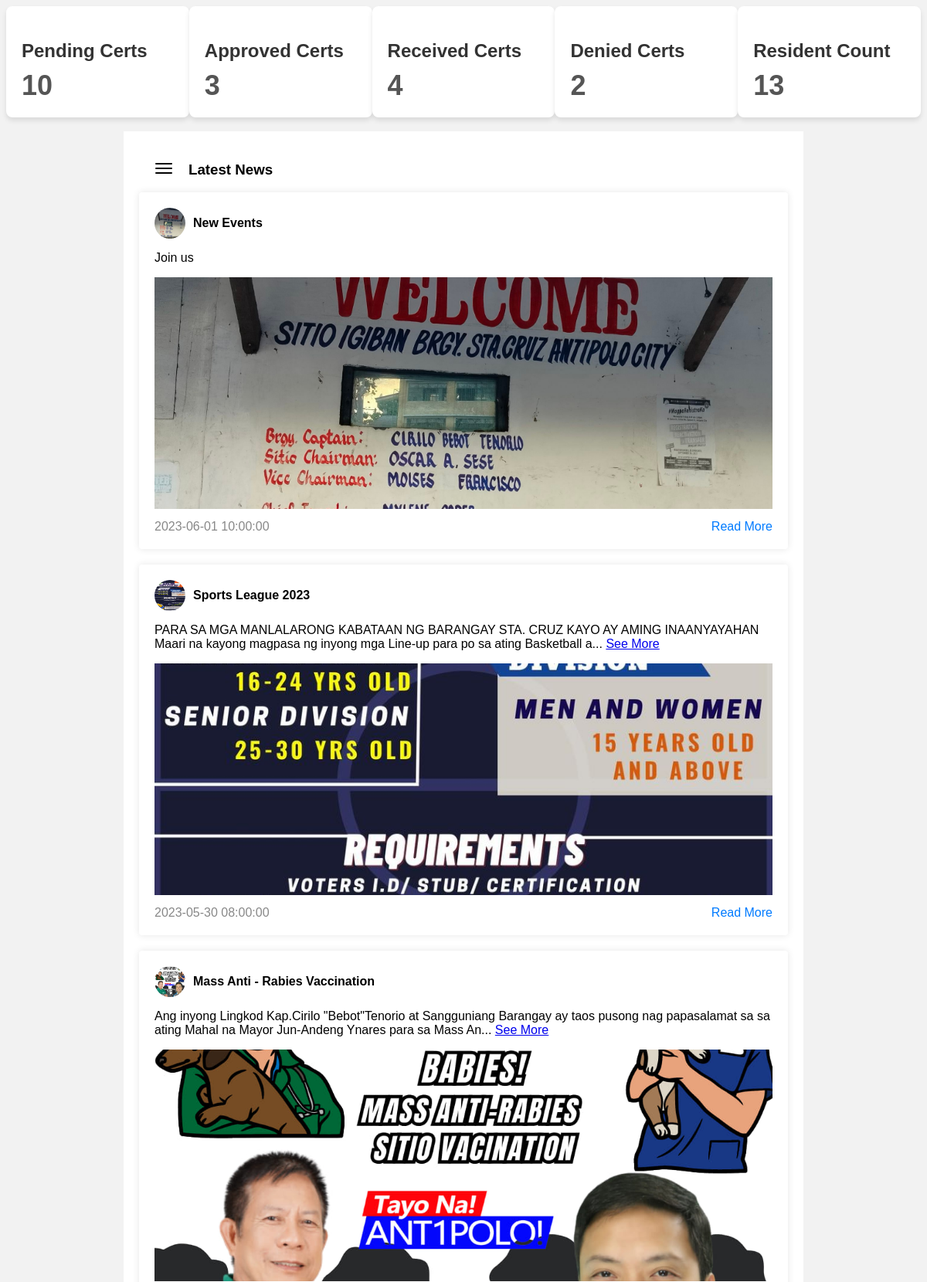
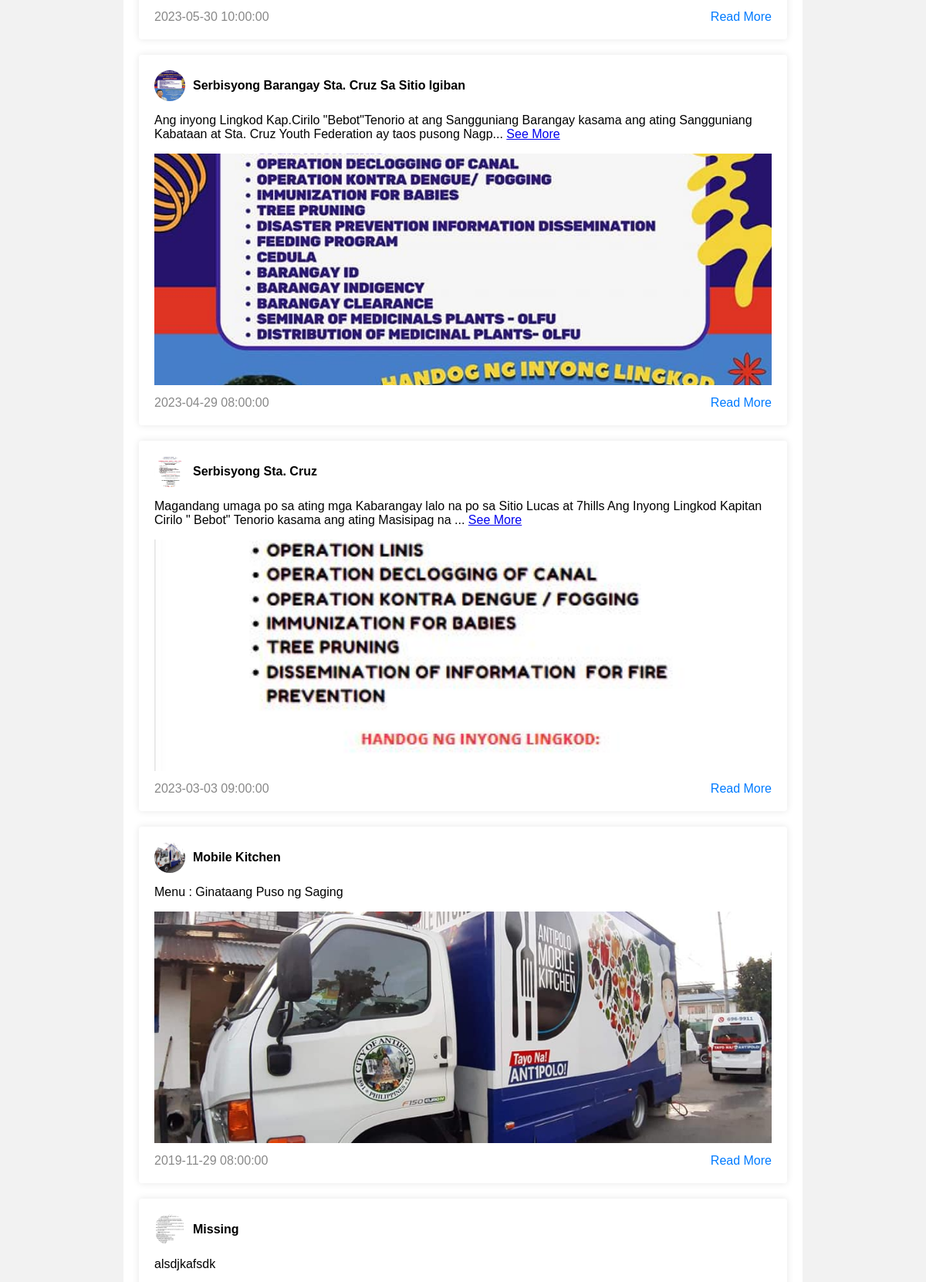
The app's page /Admin/functions/NewsUpdate/ShowNews.php (upper part) with its own data (2 pictures, top to bottom).
### tables this page shows
CREATE TABLE `news_events` (
  `id` int(11) NOT NULL AUTO_INCREMENT,
  `title` varchar(100) DEFAULT NULL,
  `description` text DEFAULT NULL,
  `image` varchar(100) DEFAULT NULL,
  `type` varchar(20) DEFAULT NULL,
  `date` date DEFAULT NULL,
  `time` time DEFAULT NULL,
  `status` varchar(50) DEFAULT NULL,
  `contact_person` varchar(50) DEFAULT NULL,
  `organizer` varchar(50) DEFAULT NULL,
  `location` varchar(100) DEFAULT NULL,
  `date_created` datetime DEFAULT NULL,
  `date_updated` datetime NOT NULL,
  `active` int(1) DEFAULT 1,
  PRIMARY KEY (`id`,`date_updated`)
);

### Admin/functions/NewsUpdate/ShowNews.php (the view, shortened to what this page needs)
<!DOCTYPE html>
<html>
<head>
</head>
<body style="justify-content: center;
    flex-direction: column;">
<?php
include_once '../../../db.php';
function getStatusCount($conn, $status) {
    $sql = "SELECT COUNT(*) AS count FROM `finance_clearance_issued` WHERE status='$status'";
    $result = $conn->query($sql);
    if ($result && $result->num_rows > 0) {
        $row = $result->fetch_assoc();
        return $row['count'];
    } else {
        return 0;
    }
}
$pendingCount = getStatusCount($conn, 'Pending');
$approvedCount = getStatusCount($conn, 'Approved');
$receivedCount = getStatusCount($conn, 'Received');
$deniedCount = getStatusCount($conn, 'Denied');
$residentQuery = "SELECT COUNT(*) AS count FROM `users`";
$residentResult = $conn->query($residentQuery);
if ($residentResult && $residentResult->num_rows > 0) {
    $residentRow = $residentResult->fetch_assoc();
    $residentCount = $residentRow['count'];
} else {
    $residentCount = 0;
}
?><div style="display:flex;justify-content: space-around;">
<div style="background-color: #ffffff;width:200px; padding: 20px; border-radius: 8px; box-shadow: 0px 4px 6px rgba(0, 0, 0, 0.1);">
    <h3 style="margin-bottom: 10px; color: #333333; font-size: 24px; font-weight: bold;">Pending Certs</h3>
    <p style="margin: 0; color: #555555; font-size: 36px; font-weight: bold;"><?php echo $pendingCount; ?></p>
</div>
<div style="background-color: #ffffff;width:200px; padding: 20px; border-radius: 8px; box-shadow: 0px 4px 6px rgba(0, 0, 0, 0.1);">
    <h3 style="margin-bottom: 10px; color: #333333; font-size: 24px; font-weight: bold;">Approved Certs</h3>
    <p style="margin: 0; color: #555555; font-size: 36px; font-weight: bold;"><?php echo $approvedCount; ?></p>
</div>
<div style="background-color: #ffffff;width:200px; padding: 20px; border-radius: 8px; box-shadow: 0px 4px 6px rgba(0, 0, 0, 0.1);">
    <h3 style="margin-bottom: 10px; color: #333333; font-size: 24px; font-weight: bold;">Received Certs</h3>
    <p style="margin: 0; color: #555555; font-size: 36px; font-weight: bold;"><?php echo $receivedCount; ?></p>
</div>
<div style="background-color: #ffffff;width:200px; padding: 20px; border-radius: 8px; box-shadow: 0px 4px 6px rgba(0, 0, 0, 0.1);">
    <h3 style="margin-bottom: 10px; color: #333333; font-size: 24px; font-weight: bold;">Denied Certs</h3>
    <p style="margin: 0; color: #555555; font-size: 36px; font-weight: bold;"><?php echo $deniedCount; ?></p>
</div>
<div style="background-color: #ffffff;width:200px; padding: 20px; border-radius: 8px; box-shadow: 0px 4px 6px rgba(0, 0, 0, 0.1);">
    <h3 style="margin-bottom: 10px; color: #333333; font-size: 24px; font-weight: bold;">Resident Count</h3>
    <p style="margin: 0; color: #555555; font-size: 36px; font-weight: bold;"><?php echo $residentCount; ?></p>
</div>
</div>
    <br>
    <div style="display:flex;justify-content: space-around;">
    <div class="container collapsed">
        <div class="sidebar" id="sidebar">
            <div class="interests">
                <?php
                include_once '../../../db.php';
                $sql = "SELECT * FROM news_events ORDER BY RAND() LIMIT 4";
                $result = $conn->query($sql);
                if ($result->num_rows > 0) {
                    while ($row = $result->fetch_assoc()) {
                        echo '<div class="box">';
                        echo '</div>';
                    }
                } else {
                    echo '<p>No news events found.</p>';
                }
                ?>
            </div>
        </div>
        <div class="news">
            <div style="align-items: center; display:flex"><button id="toggleSidebarButton" style="background: none; border: none; color: black;">
    <svg xmlns="http://www.w3.org/2000/svg" width="24" height="24" viewBox="0 0 24 24">
        <path stroke="currentColor" stroke-width="2" stroke-linecap="round" d="M2 6h20M2 12h20M2 18h20"></path>
    </svg>
</button> <h3>Latest News </h3>
            </div>
            <?php
            $sortOption = isset($_GET['sort']) ? $_GET['sort'] : 'date';
            $sql = "SELECT * FROM news_events ORDER BY $sortOption DESC";
            $result = $conn->query($sql);
            if ($result->num_rows > 0) {
                while ($row = $result->fetch_assoc()) {
                    echo '<div class="post">';
                    echo '<div class="header">';
                    echo '<img src="../../../Public/image/' . $row['image'] . '" alt="Author Image">';
                    echo '<span class="author">' . $row['title'] . '</span>';
                    echo '</div>';
                    echo '<div class="content">';
                    if (strlen($row['description']) > 160) {
                        echo '<p class="short-description">' . substr($row['description'], 0, 160) . '... <a href="#" class="see-more">See More</a></p>';
                    } else {
                        echo '<p>' . $row['description'] . '</p>';
                    }
                    echo '</div>';
                    echo '<img class="image" src="../../../Public/image/' . $row['image'] . '" alt="News Image">';
                    echo '<div class="footer">';
                    echo '<span class="date">' . $row['date'] . ' ' . $row['time'] . '</span>';
                    echo '<a href="DetailsNews.php?id=' . $row['id'] . '">Read More</a>';
                    echo '</div>';
                    echo '</div>';
                }
            } else {
                echo '<p>No news events found.</p>';
            }
            ?>
        </div>
    </div>
    </div>
</body>
</html>

### Admin/functions/NewsUpdate/ShowNews.php (style rules this page uses)
body { font-family: Arial, sans-serif; background-color: #f2f2f2; display: flex; justify-content: center; }
.container { display: flex; max-width: 1200px; }
.sidebar { flex: 0 0 300px; background-color: #f2f2f2; padding: 20px; border-right: 1px solid #ccc; transition: flex 0.3s ease-in-out; }
.collapsed .sidebar { width: 0px; flex: 0 0 0; padding: 0; border: none; }
.interests { padding: 20px; }
.interests .box { background-color: #fff; border-radius: 4px; box-shadow: 0 0 10px rgba(0, 0, 0, 0.1); margin-bottom: 10px; padding: 10px; font-size: 14px; }
.news { flex: 1; background-color: #fff; padding: 20px; }
.news .post { max-width: 800px; margin-bottom: 20px; padding: 20px; border-radius: 4px; box-shadow: 0 0 10px rgba(0, 0, 0, 0.1); }
.news .post .header { display: flex; align-items: center; }
.news .post .header img { width: 40px; height: 40px; border-radius: 50%; margin-right: 10px; }
.news .post .header .author { font-weight: bold; }
.news .post .content { margin-top: 10px; }
.news .post .image { width: 100%; max-height: 300px; object-fit: cover; margin-bottom: 10px; }
.news .post .footer { display: flex; justify-content: space-between; align-items: center; }
.news .post .footer .date { color: #888; }
.news .post .footer a { color: #007bff; text-decoration: none; }
#toggleSidebarButton { top: 20px; left: 20px; background-color: #007bff; color: #fff; border: none; border-radius: 4px; padding: 10px 20px; cursor: pointer; }

### records on screen
news_events: image (picture), title "New Events", description "Join us", date "2023-06-01", time "10:00:00"
news_events: image (picture), title "Sports League 2023", description "PARA SA MGA MANLALARONG KABATAAN NG BARANGAY STA. CRUZ KAYO AY AMING INAANYAYAHAN Maari na kayong magpasa ng inyong mga Line-up para po sa ating Basketball a", date "2023-05-30", time "08:00:00"
news_events: image (picture), title "Mass Anti - Rabies Vaccination", description "Ang inyong Lingkod Kap.Cirilo \"Bebot\"Tenorio at Sangguniang Barangay ay taos pusong nag papasalamat sa sa ating Mahal na Mayor Jun-Andeng Ynares para sa Mass An", date "2023-05-30", time "10:00:00"
news_events: image (picture), title "Serbisyong Barangay Sta. Cruz Sa Sitio Igiban", description "Ang inyong Lingkod Kap.Cirilo \"Bebot\"Tenorio at ang Sangguniang Barangay kasama ang ating Sangguniang Kabataan at Sta. Cruz Youth Federation ay taos pusong Nagp", date "2023-04-29", time "08:00:00"
news_events: image (picture), title "Serbisyong Sta. Cruz", description "Magandang umaga po sa ating mga Kabarangay lalo na po sa Sitio Lucas at 7hills Ang Inyong Lingkod Kapitan Cirilo \" Bebot\" Tenorio kasama ang ating Masisipag na", date "2023-03-03", time "09:00:00"
news_events: image (picture), title "Mobile Kitchen", description "Menu : Ginataang Puso ng Saging", date "2019-11-29", time "08:00:00"
news_events: image (picture), title "Missing", description "alsdjkafsdk"

### other values on screen
$pendingCount "10"
$approvedCount "3"
$receivedCount "4"
$deniedCount "2"
$residentCount "13"
